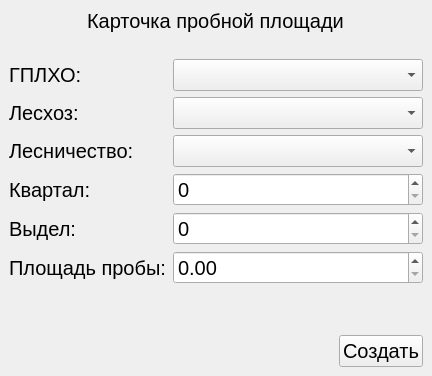
<?xml version="1.0" encoding="UTF-8"?>
<ui version="4.0">
 <class>MainWindow</class>
 <widget class="QMainWindow" name="MainWindow">
  <property name="geometry">
   <rect>
    <x>0</x>
    <y>0</y>
    <width>432</width>
    <height>376</height>
   </rect>
  </property>
  <property name="font">
   <font>
    <pointsize>15</pointsize>
   </font>
  </property>
  <property name="windowTitle">
   <string>ПО &quot;Пробы&quot;</string>
  </property>
  <widget class="QWidget" name="centralwidget">
   <layout class="QVBoxLayout" name="verticalLayout">
    <item>
     <layout class="QVBoxLayout" name="verticalLayout_2">
      <property name="bottomMargin">
       <number>20</number>
      </property>
      <item alignment="Qt::AlignHCenter">
       <widget class="QLabel" name="label_7">
        <property name="font">
         <font>
          <weight>50</weight>
          <bold>false</bold>
         </font>
        </property>
        <property name="text">
         <string>Карточка пробной площади</string>
        </property>
       </widget>
      </item>
     </layout>
    </item>
    <item>
     <layout class="QHBoxLayout" name="horizontalLayout">
      <item>
       <widget class="QLabel" name="label">
        <property name="text">
         <string>ГПЛХО:</string>
        </property>
       </widget>
      </item>
      <item>
       <widget class="QComboBox" name="comboBox">
        <property name="minimumSize">
         <size>
          <width>250</width>
          <height>0</height>
         </size>
        </property>
       </widget>
      </item>
     </layout>
    </item>
    <item>
     <layout class="QHBoxLayout" name="horizontalLayout_2">
      <item>
       <widget class="QLabel" name="label_2">
        <property name="text">
         <string>Лесхоз:</string>
        </property>
       </widget>
      </item>
      <item>
       <widget class="QComboBox" name="comboBox_2">
        <property name="minimumSize">
         <size>
          <width>250</width>
          <height>0</height>
         </size>
        </property>
       </widget>
      </item>
     </layout>
    </item>
    <item>
     <layout class="QHBoxLayout" name="horizontalLayout_3">
      <item>
       <widget class="QLabel" name="label_3">
        <property name="text">
         <string>Лесничество:</string>
        </property>
       </widget>
      </item>
      <item>
       <widget class="QComboBox" name="comboBox_3">
        <property name="minimumSize">
         <size>
          <width>250</width>
          <height>0</height>
         </size>
        </property>
       </widget>
      </item>
     </layout>
    </item>
    <item>
     <layout class="QHBoxLayout" name="horizontalLayout_4">
      <item>
       <widget class="QLabel" name="label_4">
        <property name="text">
         <string>Квартал:</string>
        </property>
       </widget>
      </item>
      <item>
       <widget class="QSpinBox" name="spinBox">
        <property name="minimumSize">
         <size>
          <width>250</width>
          <height>0</height>
         </size>
        </property>
       </widget>
      </item>
     </layout>
    </item>
    <item>
     <layout class="QHBoxLayout" name="horizontalLayout_5">
      <item>
       <widget class="QLabel" name="label_5">
        <property name="text">
         <string>Выдел:</string>
        </property>
       </widget>
      </item>
      <item>
       <widget class="QSpinBox" name="spinBox_2">
        <property name="minimumSize">
         <size>
          <width>250</width>
          <height>0</height>
         </size>
        </property>
       </widget>
      </item>
     </layout>
    </item>
    <item>
     <layout class="QHBoxLayout" name="horizontalLayout_6">
      <item>
       <widget class="QLabel" name="label_6">
        <property name="text">
         <string>Площадь пробы:</string>
        </property>
       </widget>
      </item>
      <item>
       <widget class="QDoubleSpinBox" name="doubleSpinBox">
        <property name="minimumSize">
         <size>
          <width>250</width>
          <height>0</height>
         </size>
        </property>
        <property name="prefix">
         <string notr="true"/>
        </property>
        <property name="suffix">
         <string notr="true"/>
        </property>
        <property name="decimals">
         <number>2</number>
        </property>
        <property name="singleStep">
         <double>0.010000000000000</double>
        </property>
       </widget>
      </item>
     </layout>
    </item>
    <item>
     <spacer name="verticalSpacer">
      <property name="orientation">
       <enum>Qt::Vertical</enum>
      </property>
      <property name="sizeHint" stdset="0">
       <size>
        <width>20</width>
        <height>40</height>
       </size>
      </property>
     </spacer>
    </item>
    <item>
     <layout class="QHBoxLayout" name="horizontalLayout_7">
      <item>
       <spacer name="horizontalSpacer">
        <property name="orientation">
         <enum>Qt::Horizontal</enum>
        </property>
        <property name="sizeHint" stdset="0">
         <size>
          <width>40</width>
          <height>20</height>
         </size>
        </property>
       </spacer>
      </item>
      <item>
       <widget class="QPushButton" name="pushButton">
        <property name="text">
         <string>Создать</string>
        </property>
       </widget>
      </item>
     </layout>
    </item>
   </layout>
  </widget>
 </widget>
 <resources/>
 <connections/>
</ui>
